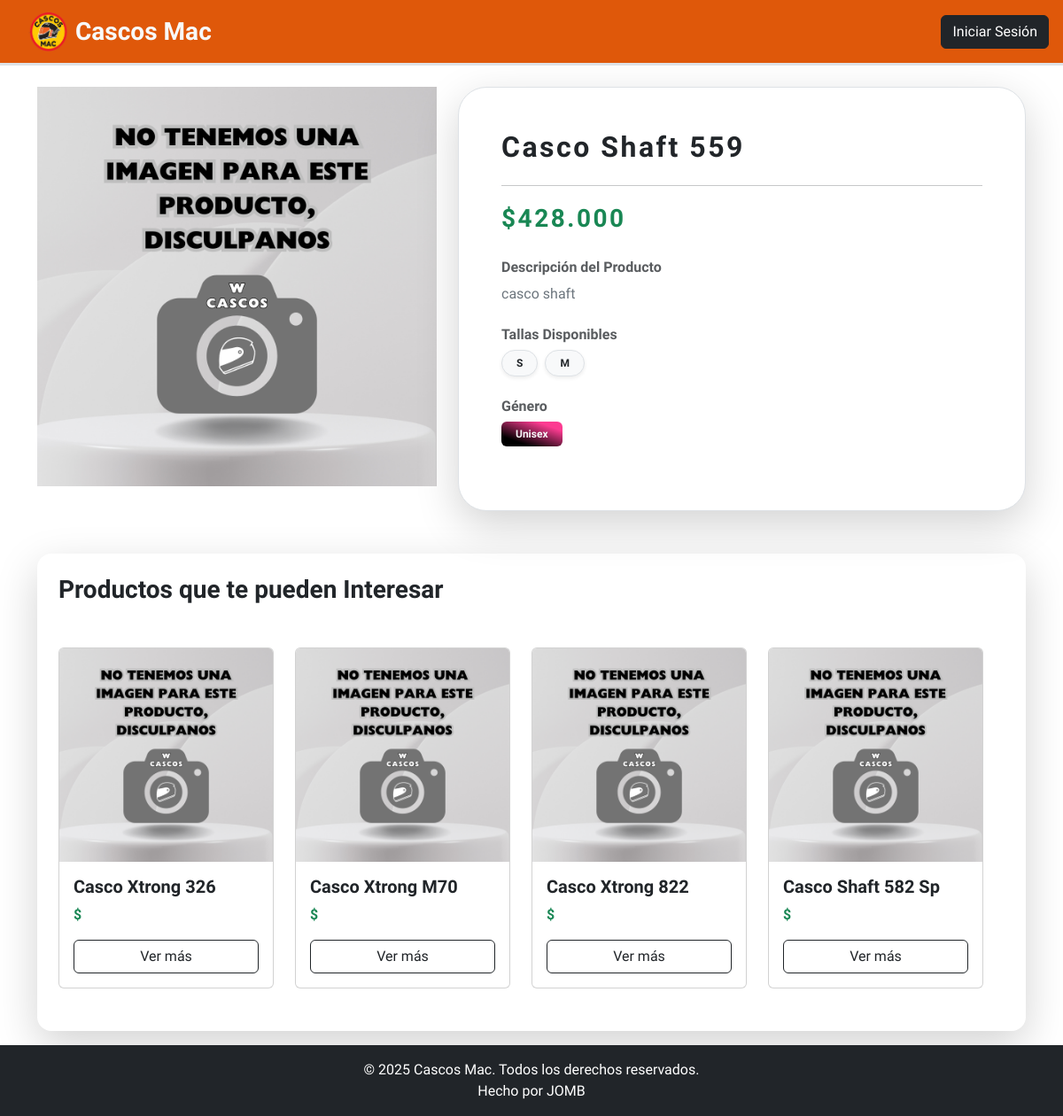
Screenshot of /tienda/producto/53/ with the database file from the repository.
### tienda/models.py (models this page shows, shortened)
class Producto(models.Model):
    GENERO_CHOICES = [
        ('', 'Seleccione una opción'),
        ('caballero', 'Caballero'),
        ('dama', 'Dama'),
        ('unisex', 'Unisex'),
        ('no_necesita', 'No necesita')
    ]
    referencia = models.CharField(max_length=12, unique=True, blank=True, null=True)
    codigo_barras = models.CharField(max_length=13, unique=True, blank=True, null=True)
    nombre = models.CharField(max_length=120, unique=True)
    descripcion = models.TextField(blank=True, null=True)
    precio_venta = models.DecimalField(max_digits=10, decimal_places=0)  # Precio de venta
    categoria = models.ForeignKey('Categoria', on_delete=models.CASCADE, related_name='productos')
    cantidad = models.PositiveIntegerField(default=0)  # Cantidad de producto si no requiere tallas
    imagen1 = models.ImageField(upload_to='productos/', blank=True, null=True)
    imagen2 = models.ImageField(upload_to='productos/', blank=True, null=True)
    imagen3 = models.ImageField(upload_to='productos/', blank=True, null=True)
    imagen4 = models.ImageField(upload_to='productos/', blank=True, null=True)
    imagen5 = models.ImageField(upload_to='productos/', blank=True, null=True)
    genero = models.CharField(
        max_length=15,
        choices=GENERO_CHOICES,
        blank=True,
        null=True
    )
    CATALOG_CHOICES = [
        ('', 'Seleccione una opción'),
        ('catalogo', 'En Catálogo'),
        ('no_catalogo', 'No Catálogo'),
    ]
    catalogo = models.CharField(
        max_length=15,
        choices=CATALOG_CHOICES,
        default='no_catalogo',
    )
    en_oferta = models.BooleanField(default=False)
    precio_oferta = models.DecimalField(max_digits=10, decimal_places=0, blank=True, null=True)
    precio_compra = models.DecimalField(max_digits=10, decimal_places=0, blank=True, null=True)
    proveedor = models.ForeignKey('Proveedor', on_delete=models.SET_NULL, null=True, blank=True, related_name='productos')
    created_date = models.DateField(auto_now_add=True)

class ProductoTalla(models.Model):
    producto = models.ForeignKey('Producto', related_name='producto_tallas', on_delete=models.CASCADE)
    talla = models.ForeignKey(Talla, related_name='producto_tallas', on_delete=models.CASCADE)
    cantidad = models.PositiveIntegerField(default=0)
    activa = models.BooleanField(default=False)
    codigo_barras = models.CharField(max_length=13, unique=True, blank=True, null=True)  # Campo para el código de barras
    class Meta:
        unique_together = ('producto', 'talla')  # Evitar duplicados para el mismo producto y talla

class Talla(models.Model):
    nombre = models.CharField(max_length=10, unique=True)

### tienda/views.py (the view)
# urls.py: path('producto/<int:pk>/', views.ProductDetailShopView.as_view(), name='detalles_producto_tienda'),
class ProductDetailShopView(DetailView):
    model = Producto
    template_name = 'tienda/detalles_producto_tienda.html'
    context_object_name = 'producto'
    def get_context_data(self, **kwargs):
        context = super().get_context_data(**kwargs)
        producto = self.object
        imagenes_adicionales = [
            producto.imagen2,
            producto.imagen3,
            producto.imagen4,
            producto.imagen5,
        ]
        imagenes_adicionales = [img for img in imagenes_adicionales if img]
        context['imagenes_adicionales'] = imagenes_adicionales
        productos_similares = Producto.objects.filter(
            categoria=producto.categoria
        ).exclude(id=producto.id)[:4]
        context['productos_similares'] = productos_similares
        tallas_disponibles = producto.producto_tallas.filter(activa=True)
        context['tallas_disponibles'] = tallas_disponibles
        return context

### templates/tienda/detalles_producto_tienda.html (shortened to what this page needs)
{% extends 'base.html' %}
{% load static %}
{% load humanize %}
{% block header_links %}
<div class="d-flex gap-2 justify-content-end align-items-center">
    {% if user.is_authenticated %}
        {% if user.rol == 'gerente' %}
        <a href="{% url 'dashboard_gerente' %}" class="btn btn-dark w-100 text-nowrap">Mi Perfil</a>
        {% elif user.rol == 'vendedor' %}
        <a href="{% url 'dashboard_vendedor' %}" class="btn btn-dark w-100 text-nowrap">Mi Perfil</a>
        {% endif %}
        <a href="{% url 'logout' %}" class="btn btn-dark w-100 text-nowrap">Cerrar Sesión</a>
    {% else %}
        <a href="{% url 'login' %}" class="btn btn-dark w-100 text-nowrap">Iniciar Sesión</a>
    {% endif %}
</div>
{% endblock %}
{% block dashboard_css %}
<link rel="stylesheet" href="{% static 'css/producto_detalles.css' %}">
{% endblock %}
{% block content %}
<div class="container mt-4">
    <div class="row g-4">
        <div class="col-md-5 rounded-5">
            {% if producto.imagen1 or producto.imagen2 or producto.imagen3 or producto.imagen4 or producto.imagen5 %}
                <div id="carousel-{{ producto.id }}" class="carousel slide" data-bs-ride="carousel" data-bs-interval="3000">
                    <div class="carousel-inner">
                        {% if producto.imagen1 %}
                        <div class="carousel-item active">
                            <img src="{{ producto.imagen1.url }}" class="d-block w-100 img-fluid" alt="{{ producto.nombre }} - Imagen 1" style="object-fit: contain; max-height: 500px;">
                        </div>
                        {% endif %}
                        {% if producto.imagen2 %}
                        <div class="carousel-item {% if not producto.imagen1 %}active{% endif %}">
                            <img src="{{ producto.imagen2.url }}" class="d-block w-100 img-fluid" alt="{{ producto.nombre }} - Imagen 2" style="object-fit: contain; max-height: 500px;">
                        </div>
                        {% endif %}
                        {% if producto.imagen3 %}
                        <div class="carousel-item {% if not producto.imagen1 and not producto.imagen2 %}active{% endif %}">
                            <img src="{{ producto.imagen3.url }}" class="d-block w-100 img-fluid" alt="{{ producto.nombre }} - Imagen 3" style="object-fit: contain; max-height: 500px;">
                        </div>
                        {% endif %}
                        {% if producto.imagen4 %}
                        <div class="carousel-item {% if not producto.imagen1 and not producto.imagen2 and not producto.imagen3 %}active{% endif %}">
                            <img src="{{ producto.imagen4.url }}" class="d-block w-100 img-fluid" alt="{{ producto.nombre }} - Imagen 4" style="object-fit: contain; max-height: 500px;">
                        </div>
                        {% endif %}
                        {% if producto.imagen5 %}
                        <div class="carousel-item {% if not producto.imagen1 and not producto.imagen2 and not producto.imagen3 and not producto.imagen4 %}active{% endif %}">
                            <img src="{{ producto.imagen5.url }}" class="d-block w-100 img-fluid" alt="{{ producto.nombre }} - Imagen 5" style="object-fit: contain; max-height: 500px;">
                        </div>
                        {% endif %}
                    </div>
                    <button class="carousel-control-prev" type="button" data-bs-target="#carousel-{{ producto.id }}" data-bs-slide="prev">
                        <span class="carousel-control-prev-icon" aria-hidden="true"></span>
                        <span class="visually-hidden">Anterior</span>
                    </button>
                    <button class="carousel-control-next" type="button" data-bs-target="#carousel-{{ producto.id }}" data-bs-slide="next">
                        <span class="carousel-control-next-icon" aria-hidden="true"></span>
                        <span class="visually-hidden">Siguiente</span>
                    </button>
                </div>
            {% else %}
                <img src="{% static 'img/No_hay_imagen.png' %}" class="d-block w-100 img-fluid" alt="No image available" style="object-fit: contain; max-height: 500px;">
            {% endif %}
        </div>
    <div class="col-md-7">
        <div class="card shadow-lg border rounded-5 py-5 px-5">
            <div class="d-flex justify-content-between align-items-center">
                <h2 class="fw-bold texto-espaciado">{{ producto.nombre }}</h2>
            </div>
            <hr>
            <div class="mb-4">
                {% if producto.en_oferta %}
                    <span class="badge bg-danger text-white rounded-pill fs-6 texto-espaciado shadow-sm d-inline-block">
                        ¡Oferta Especial!
                    </span>
                    <div class="mt-2 fs-3 texto-espaciado">
                        <span class="text-success fw-bold">
                            ${{ producto.precio_oferta|floatformat:0|intcomma }}
                        </span>
                        <span class="text-muted text-decoration-line-through">
                            Antes: ${{ producto.precio|floatformat:0|intcomma }}
                        </span>
                    </div>
                {% else %}
                    <div>
                        <span class="text-success texto-espaciado fs-3 fw-bold">
                            ${{ producto.precio_venta|floatformat:0|intcomma }}
                        </span>
                    </div>
                {% endif %}
            </div>
            <div class="mb-2">
                <h6 class="fw-bold text-muted">Descripción del Producto</h6>
                <p class="text-secondary">{{ producto.descripcion }}</p>
            </div>
            <div class="mb-4">
                <h6 class="fw-bold text-muted">Tallas Disponibles</h6>
                {% if tallas_disponibles %}
                    <div class="d-flex flex-wrap gap-2">
                        {% for detalle in tallas_disponibles %}
                            {% if detalle.cantidad > 0 %}
                                <span class="badge bg-light text-dark border rounded-pill px-3 py-2 shadow-sm">
                                    {{ detalle.talla.nombre }}
                                </span>
                            {% endif %}
                        {% endfor %}
                    </div>
                {% else %}
                    <p class="text-muted">No especificado</p>
                {% endif %}
            </div>
            <div class="mb-4">
                <h6 class="fw-bold text-muted">Género</h6>
                {% if producto.genero %}
                    <span class="badge
                        {% if producto.genero == 'dama' %} bg-dama
                        {% elif producto.genero == 'caballero' %} bg-caballero
                        {% else %} bg-unisex text-light
                        {% endif %} py-2 px-3">
                        {{ producto.genero|title }}
                    </span>
                {% else %}
                    <p class="text-muted">No especificado</p>
                {% endif %}
            </div>
        </div>
    </div>
    </div>
    <div class="container mt-5 rounded-4 mb-3 shadow-lg p-4">
        <h3 class="fw-semibold">Productos que te pueden Interesar</h3>
        {% if productos_similares %}
        <div class="row mt-5 similares-bg">
            <div class="row">
                {% for similar in productos_similares %}
                <div class="col-md-3">
                    <div class="card mb-4">
                        <a href="{% url 'detalles_producto_tienda' similar.id %}">
                            {% if similar.imagen1 %}
                            <img src="{{ similar.imagen1.url }}" class="card-img-top" alt="{{ similar.nombre }}">
                            {% else %}
                            <img src="{% static 'img/No_hay_imagen.png' %}" class="card-img-top" alt="No image available">
                            {% endif %}
                        </a>
                        <div class="card-body">
                            <h5 class="card-title fw-bolder">{{ similar.nombre }}</h5>
                            <p class="card-text text-success"><strong>${{ similar.precio|floatformat:0|intcomma }}</strong></p>
                            <a href="{% url 'detalles_producto_tienda' similar.id %}" class="btn btn-outline-dark w-100">Ver más</a>
                        </div>
                    </div>
                </div>
                {% endfor %}
            </div>
        </div>
        {% else %}
        <div class="row mt-5">
            <p class="text-muted">No hay productos similares disponibles.</p>
        </div>
        {% endif %}
    </div>
</div>
{% endblock %}

### static/css/base.css (style rules this page uses)
:root { --fuente-letra: 'Quicksand', sans-serif; }
* { font-family: var(--fuente-letra); }
body { font-family: var(--fuente-letra); background: #8a8a8a; color: #333; margin: 0; padding: 0; }

### static/css/producto_detalles.css (style rules this page uses)
.card-img-top { object-fit: cover; object-position: center; }
.bg-unisex { background: rgb(0,0,0); background: -moz-linear-gradient(20deg, rgba(0,0,0,1) 22%, rgba(252,59,145,1) 80%); background: -webkit-linear-gradient(20deg, rgba(0,0,0,1) 22%, rgba(252,59,145,1) 80%); background: linear-gradient(20deg, rgba(0,0,0,1) 22%, rgba(252,59,145,1) 80%); filter: progid:DXImageTransform.Microsoft.gradient(startColorstr="#000000",endColorstr="#fc3b91",GradientType=1); }
.texto-espaciado { letter-spacing: 2.5px; }

### rows the page displays
Producto: nombre "Casco Shaft 559", precio_venta "428.000", descripcion "casco shaft", genero "Unisex"
ProductoTalla: talla.nombre "S"
ProductoTalla: talla.nombre "M"
Producto: nombre "Casco Xtrong 326"
Producto: nombre "Casco Xtrong M70"
Producto: nombre "Casco Xtrong 822"
Producto: nombre "Casco Shaft 582 Sp"
